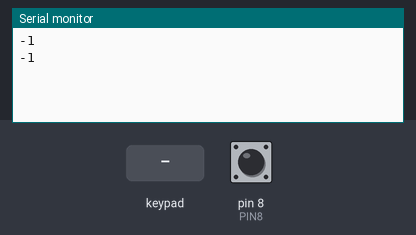
Bench run of a sketch on a simulated Arduino Uno, built with avr-gcc and run on an emulated ATmega328P. Parts: the last lines printed to the serial monitor. Wiring (inferred from the names in the program): 3×3 keypad with keys 1 4 7 2 5 8 0 3 6: rows pin 2, pin 3, pin 4; columns pin 5, pin 6, pin 7. Inputs (shaded band) come from the test bench; at power-on: pin 8 (PIN8) HIGH.

Above: at 1.2 s.
1.3 s: pin 8 (PIN8) pulled LOW for 1 s
At 2.8 s:
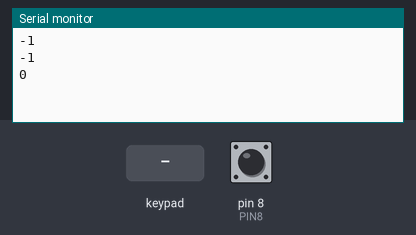
3.8 s: key '1' pressed
At 4.8 s:
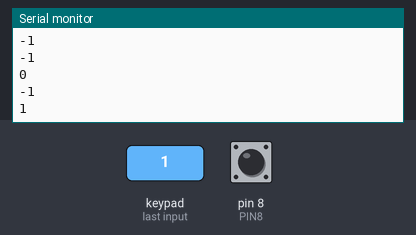
5.3 s: keypad keys 1 2 pressed 0.4 s apart
At 7.4 s:
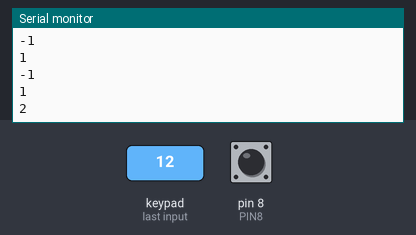
7.6 s: key '4' pressed
At 8.8 s:
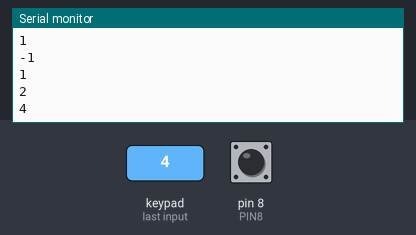
9.1 s: keypad keys 2 5 pressed 0.4 s apart
At 11.4 s:
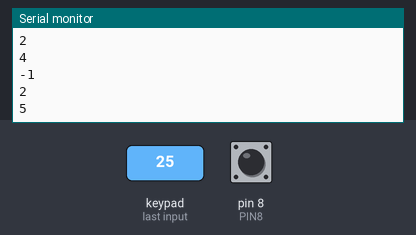
Timing chart, 0 to 12.4 s (numbered marks = the images above; inputs shaded):
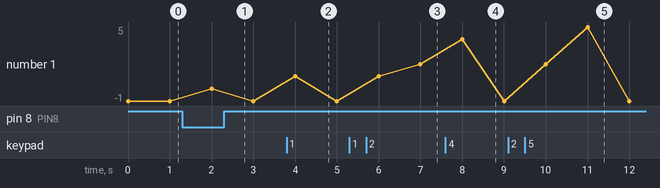

Measured:
- after the input at 1.3 s, the serial monitor: prints a new line after 0.70 s (image 1)
- after the input at 3.8 s, the serial monitor: prints a new line after 0.20 s (image 2)
- after the input at 5.3 s, the serial monitor: prints a new line after 1.7 s (image 3)
- after the input at 7.6 s, the serial monitor: prints a new line after 0.40 s (image 4)
- after the input at 9.1 s, the serial monitor: prints a new line after 1.9 s (image 5)
- plotted number 1: -1 → 2 after the input at 5.3 s

The sketch:

keypad_test_own.ino
```cpp
// Pins
#define PIN1 1
#define PIN2 2
#define PIN3 3
#define PIN4 4
#define PIN5 5
#define PIN6 6
#define PIN7 7
#define PIN8 8


void setup() {
 Serial.begin(115200);


 // Rows
 pinMode(PIN5, INPUT);
 digitalWrite(PIN5, HIGH);  // set pull-up resistors for all inputs


 pinMode(PIN6, INPUT);
 digitalWrite(PIN6, HIGH);


 pinMode(PIN7, INPUT);
 digitalWrite(PIN7, HIGH);


 pinMode(PIN8, INPUT);
 digitalWrite(PIN8, HIGH);


 // Columns
 pinMode(PIN2, OUTPUT);
 digitalWrite(PIN2, HIGH);


 pinMode(PIN3, OUTPUT);
 digitalWrite(PIN3, HIGH);


 pinMode(PIN4, OUTPUT);
 digitalWrite(PIN4, HIGH);
}


void loop() {
 int key = scanKeypad();
 /*
 if (key != -1) {
   if (key == STAR) {
     Serial.println("*");
   } else {
     if (key == POUND) {
       Serial.println("#");
     } else {
         Serial.println(key);
     }
   }
 }
 */
 Serial.println(key);
 delay(1000);
}


int scanKeypad() {
 int key = -1;


 // Pull the first column low, then check each of the rows to see if a
 // button is pressed.
 digitalWrite(PIN2, LOW);
 if (digitalRead(PIN5) == LOW) {
   key = 1;
  // Serial.println("Knapp 1 fungerar");
 } if (digitalRead(PIN6) == LOW) {
   key = 4;
   //Serial.println("Knapp 4 fungerar");
 } if (digitalRead(PIN7) == LOW) {
   key = 7;
   //Serial.println("Knapp 7 fungerar");
 }
 digitalWrite(PIN2, HIGH);
 // Moving on to the second column....


 digitalWrite(PIN3, LOW);
 if (digitalRead(PIN5) == LOW) {
   key = 2;
  // Serial.println("Knapp 2 fungerar");
 } if (digitalRead(PIN6) == LOW) {
   key = 5;
   //Serial.println("Knapp 5 fungerar");
 } if (digitalRead(PIN7) == LOW) {
   key = 8;
  // Serial.println("Knapp 8 fungerar");
 } if (digitalRead(PIN8) == LOW) {
   key = 0;
  // Serial.println("Knapp 0 fungerar");
 }
 digitalWrite(PIN3, HIGH);


 // Third "column".  Note that the 0 key is wired to this column even though
 // the 0 is really in the second column.
 digitalWrite(PIN4, LOW);
 if (digitalRead(PIN5) == LOW) {
   key = 3;
   //Serial.println("Knapp 3 fungerar");
 } if (digitalRead(PIN6) == LOW) {
   key = 6;
  // Serial.println("Knapp 6 fungerar");
 } if (digitalRead(PIN7) == LOW) {
   key = 9;
  // Serial.println("Knapp 9 fungerar");
 }
 digitalWrite(PIN4, HIGH);


 /*
 // Last "column" is not really it's own column.  Only wired to * and #
 digitalWrite(RED, LOW);
 if (digitalRead(ORANGE) == LOW) {
   key = STAR;
 }
 if (digitalRead(BROWN) == LOW) {
   key = POUND;
 }
 digitalWrite(RED, HIGH);
 */


 return key;
}
```
